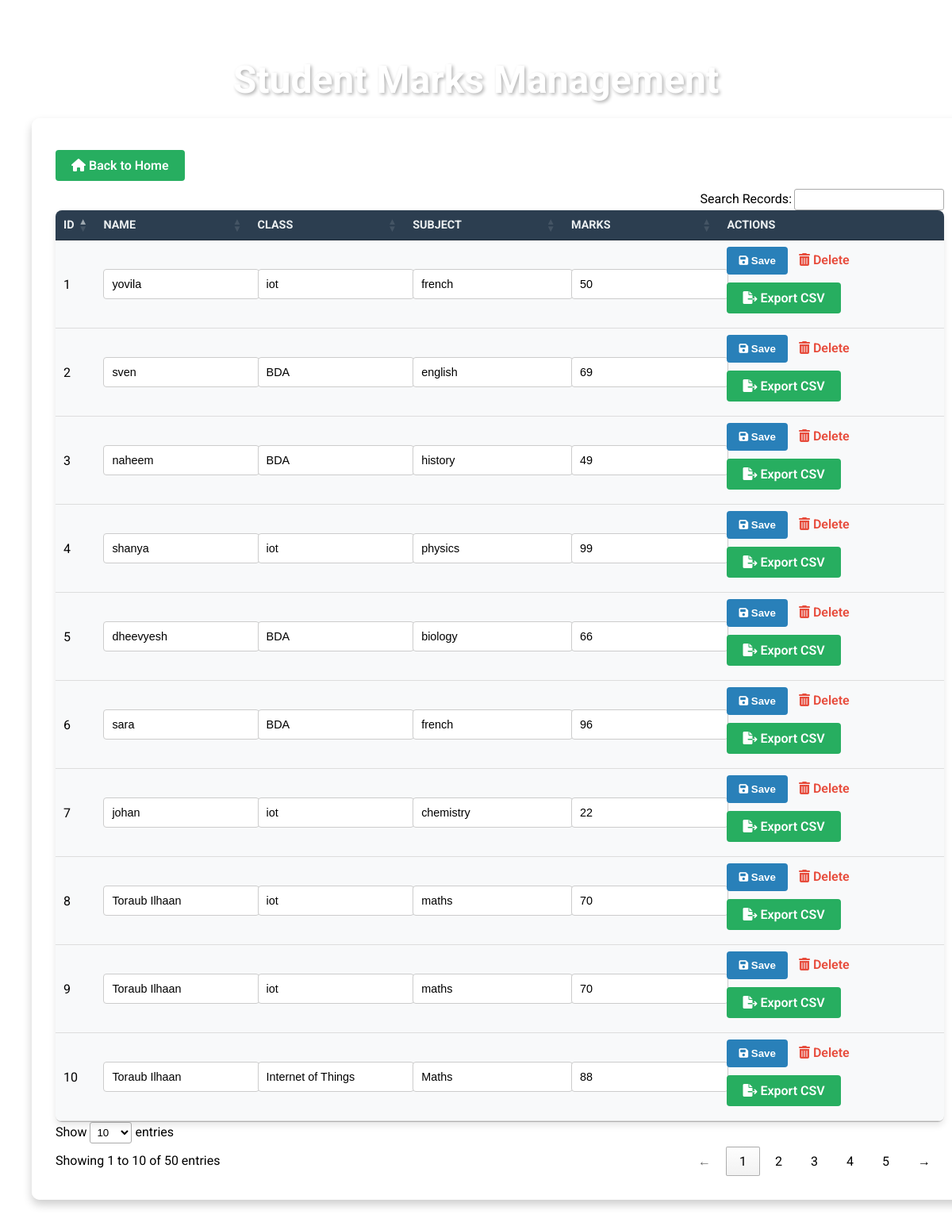
The app's page /view/ (signed in) with its own data.
### marks/models.py (models this page shows, shortened)
class Student(models.Model):
    name = models.CharField(max_length=100)
    class_name = models.CharField(max_length=100, default='Unknown')  # Default added
    subject = models.CharField(max_length=100)
    marks = models.IntegerField()

### marks/views.py (the view)
# urls.py: path('view/', views.view_marks, name='view'),
@login_required
def view_marks(request):
    students = Student.objects.all()
    return render(request, 'view_marks.html', {'students': students})

### marks/templates/view_marks.html (shortened to what this page needs)
<!DOCTYPE html>
<html lang="en">
<head>
    <link rel="stylesheet" href="https://cdnjs.cloudflare.com/ajax/libs/font-awesome/6.0.0-beta3/css/all.min.css">
    <link rel="stylesheet" href="https://cdn.datatables.net/1.13.6/css/jquery.dataTables.min.css">
</head>
<body>
    <h1>Student Marks Management</h1>
    <div class="container">
        <a href="{% url 'home' %}" class="home-btn"><i class="fas fa-home"></i> Back to Home</a>
        <table id="marksTable">
            <thead>
                <tr>
                    <th>ID</th>
                    <th>Name</th>
                    <th>Class</th>
                    <th>Subject</th>
                    <th>Marks</th>
                    <th>Actions</th>
                </tr>
            </thead>
            <tbody>
                {% for student in students %}
                <tr>
                    <form method="POST" action="{% url 'update_marks' student.id %}">
                        <td>{{ student.id }}</td>
                        <td data-search="{{ student.name }}" data-order="{{ student.name }}">
                            <input type="text" name="name" value="{{ student.name }}">
                        </td>
                        <td data-search="{{ student.class_name }}" data-order="{{ student.class_name }}">
                            <input type="text" name="class_name" value="{{ student.class_name }}">
                        </td>
                        <td data-search="{{ student.subject }}" data-order="{{ student.subject }}">
                            <input type="text" name="subject" value="{{ student.subject }}">
                        </td>
                        <td data-search="{{ student.marks }}" data-order="{{ student.marks }}">
                            <input type="number" name="marks" value="{{ student.marks }}">
                        </td>
                        <td>
                            <button type="submit"><i class="fas fa-save"></i> Save</button>
                            <a href="{% url 'delete' student.id %}" class="delete-btn"><i class="fas fa-trash-alt"></i> Delete</a>
                            <a href="{% url 'export_csv' %}" class="export-btn"><i class="fas fa-file-export"></i> Export CSV</a>
                        </td>
                    </form>
                </tr>
                {% endfor %}
            </tbody>
        </table>
    </div>
</body>
</html>

### marks/templates/view_marks.html (style rules this page uses)
body { font-family: 'Roboto', sans-serif; background: url('https://th.bing.com/th/id/R.fa70fb9fc382b22df428e77aa1867c9a?rik=RsLz5MN%2biBhOZg&pid=ImgRaw&r=0') no-repeat center center fixed; background-size: cover; padding: 40px; min-height: 100vh; margin: 0; }
h1 { color: #ffffff; font-size: 3em; margin-bottom: 20px; text-shadow: 2px 2px 4px rgba(0,0,0,0.3); text-align: center; }
.container { background: rgba(255, 255, 255, 0.9); border-radius: 10px; box-shadow: 0 6px 12px rgba(0, 0, 0, 0.2); padding: 30px; margin-top: 20px; width: 100%; max-width: 1200px; margin-left: auto; margin-right: auto; }
table { width: 100%; border-collapse: collapse; margin: 20px 0; background-color: #ffffff; border-radius: 8px; overflow: hidden; box-shadow: 0 4px 8px rgba(0, 0, 0, 0.1); }
th, td { padding: 15px; text-align: left; border-bottom: 1px solid #ddd; }
th { background: #2c3e50; color: #ecf0f1; font-weight: 600; text-transform: uppercase; font-size: 0.9em; }
td { background-color: #f8f9fa; transition: background-color 0.3s ease; }
input[type="text"], input[type="number"] { width: 100%; padding: 10px; border: 1px solid #ccc; border-radius: 4px; font-size: 0.9em; transition: border-color 0.3s ease; }
button { background: #2980b9; color: white; padding: 10px 15px; border: none; border-radius: 4px; cursor: pointer; font-weight: 600; transition: background-color 0.3s ease; }
.home-btn, .export-btn { background: #27ae60; color: white; padding: 10px 20px; text-decoration: none; border-radius: 4px; font-weight: 600; transition: background-color 0.3s ease; display: inline-block; margin: 10px 0; }
.delete-btn { color: #e74c3c; text-decoration: none; font-weight: 600; margin: 0 10px; transition: color 0.3s ease; }

### records on screen
Student: id "1", name "yovila", class_name "iot", subject "french", marks "50"
Student: id "2", name "sven", class_name "BDA", subject "english", marks "69"
Student: id "3", name "naheem", class_name "BDA", subject "history", marks "49"
Student: id "4", name "shanya", class_name "iot", subject "physics", marks "99"
Student: id "5", name "dheevyesh", class_name "BDA", subject "biology", marks "66"
Student: id "6", name "sara", class_name "BDA", subject "french", marks "96"
Student: id "7", name "johan", class_name "iot", subject "chemistry", marks "22"
Student: id "8", name "Toraub Ilhaan", class_name "iot", subject "maths", marks "70"
Student: id "9", name "Toraub Ilhaan", class_name "iot", subject "maths", marks "70"
Student: id "10", name "Toraub Ilhaan", class_name "Internet of Things", subject "Maths", marks "88"
